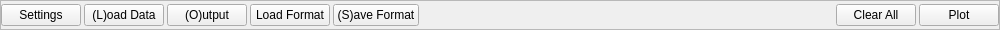
    <widget class="QFrame" name="frame">
     <property name="sizePolicy">
      <sizepolicy hsizetype="Preferred" vsizetype="Fixed">
       <horstretch>1</horstretch>
       <verstretch>0</verstretch>
      </sizepolicy>
     </property>
     <property name="minimumSize">
      <size>
       <width>1000</width>
       <height>30</height>
      </size>
     </property>
     <property name="maximumSize">
      <size>
       <width>16777215</width>
       <height>30</height>
      </size>
     </property>
     <property name="frameShape">
      <enum>QFrame::StyledPanel</enum>
     </property>
     <property name="frameShadow">
      <enum>QFrame::Raised</enum>
     </property>
     <layout class="QHBoxLayout" name="toolbarlayout">
      <property name="spacing">
       <number>3</number>
      </property>
      <property name="leftMargin">
       <number>0</number>
      </property>
      <property name="topMargin">
       <number>0</number>
      </property>
      <property name="rightMargin">
       <number>0</number>
      </property>
      <property name="bottomMargin">
       <number>0</number>
      </property>
      <item>
       <widget class="QPushButton" name="buttonsettings">
        <property name="minimumSize">
         <size>
          <width>0</width>
          <height>0</height>
         </size>
        </property>
        <property name="maximumSize">
         <size>
          <width>16777215</width>
          <height>16777215</height>
         </size>
        </property>
        <property name="toolTip">
         <string>&lt;html&gt;&lt;head/&gt;&lt;body&gt;&lt;p&gt;Start measurement. &lt;/p&gt;&lt;/body&gt;&lt;/html&gt;</string>
        </property>
        <property name="text">
         <string>Settings</string>
        </property>
       </widget>
      </item>
      <item>
       <widget class="QPushButton" name="buttondata">
        <property name="text">
         <string>(L)oad Data</string>
        </property>
       </widget>
      </item>
      <item>
       <widget class="QPushButton" name="buttonoutput">
        <property name="text">
         <string>(O)utput</string>
        </property>
       </widget>
      </item>
      <item>
       <widget class="QPushButton" name="buttonformat">
        <property name="minimumSize">
         <size>
          <width>0</width>
          <height>0</height>
         </size>
        </property>
        <property name="maximumSize">
         <size>
          <width>16777215</width>
          <height>16777215</height>
         </size>
        </property>
        <property name="toolTip">
         <string>&lt;html&gt;&lt;head/&gt;&lt;body&gt;&lt;p&gt;Open a data file from local.&lt;/p&gt;&lt;/body&gt;&lt;/html&gt;</string>
        </property>
        <property name="text">
         <string>Load Format</string>
        </property>
       </widget>
      </item>
      <item>
       <widget class="QPushButton" name="buttonsave">
        <property name="minimumSize">
         <size>
          <width>0</width>
          <height>0</height>
         </size>
        </property>
        <property name="maximumSize">
         <size>
          <width>16777215</width>
          <height>16777215</height>
         </size>
        </property>
        <property name="toolTip">
         <string>&lt;html&gt;&lt;head/&gt;&lt;body&gt;&lt;p&gt;Save the measurement result to file.&lt;/p&gt;&lt;/body&gt;&lt;/html&gt;</string>
        </property>
        <property name="text">
         <string>(S)ave Format</string>
        </property>
       </widget>
      </item>
      <item>
       <widget class="QLabel" name="filepath">
        <property name="sizePolicy">
         <sizepolicy hsizetype="MinimumExpanding" vsizetype="Fixed">
          <horstretch>1</horstretch>
          <verstretch>0</verstretch>
         </sizepolicy>
        </property>
        <property name="minimumSize">
         <size>
          <width>70</width>
          <height>0</height>
         </size>
        </property>
        <property name="maximumSize">
         <size>
          <width>16777215</width>
          <height>30</height>
         </size>
        </property>
        <property name="text">
         <string/>
        </property>
        <property name="alignment">
         <set>Qt::AlignCenter</set>
        </property>
       </widget>
      </item>
      <item>
       <widget class="QPushButton" name="buttonclear">
        <property name="minimumSize">
         <size>
          <width>0</width>
          <height>0</height>
         </size>
        </property>
        <property name="maximumSize">
         <size>
          <width>16777215</width>
          <height>16777215</height>
         </size>
        </property>
        <property name="toolTip">
         <string>&lt;html&gt;&lt;head/&gt;&lt;body&gt;&lt;p&gt;Clear all data including graphs and settings.&lt;/p&gt;&lt;/body&gt;&lt;/html&gt;</string>
        </property>
        <property name="text">
         <string>Clear All</string>
        </property>
       </widget>
      </item>
      <item>
       <widget class="QPushButton" name="buttonplot">
        <property name="text">
         <string>Plot</string>
        </property>
       </widget>
      </item>
     </layout>
    </widget>
